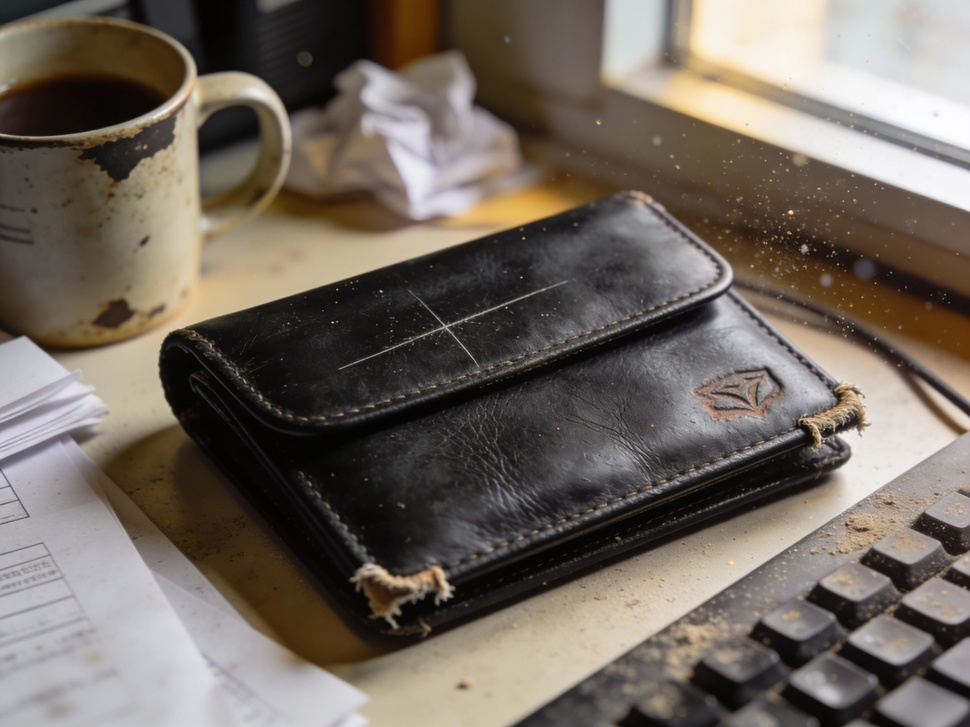
#> input picture test.jpg, 970 x 727 px, shrunk from 2304 x 1728 before the run
$ python -i ghost_signals.py   (imports and definitions only)   (older library calls are emulated)
#> lines starting #> are read from the running program, lines starting #| are printed output that depends on the picture; after the words box and inside, x2 and y2 are one past the last pixel; in counts of white or black regions, pixels touching at a corner belong together
#> further down, picture is the input picture: shape (727, 970, 3); mean B, G, R 95.4, 104.3, 113.1
import numpy as np
import cv2


def _shadow_mask_score(bgr: np.ndarray) -> dict:
    lab = cv2.cvtColor(bgr, cv2.COLOR_BGR2LAB)
#> lab: shape (727, 970, 3); mean of channels 0, 1, 2 110.2, 130.3, 134.4
    L, _, _ = cv2.split(lab)
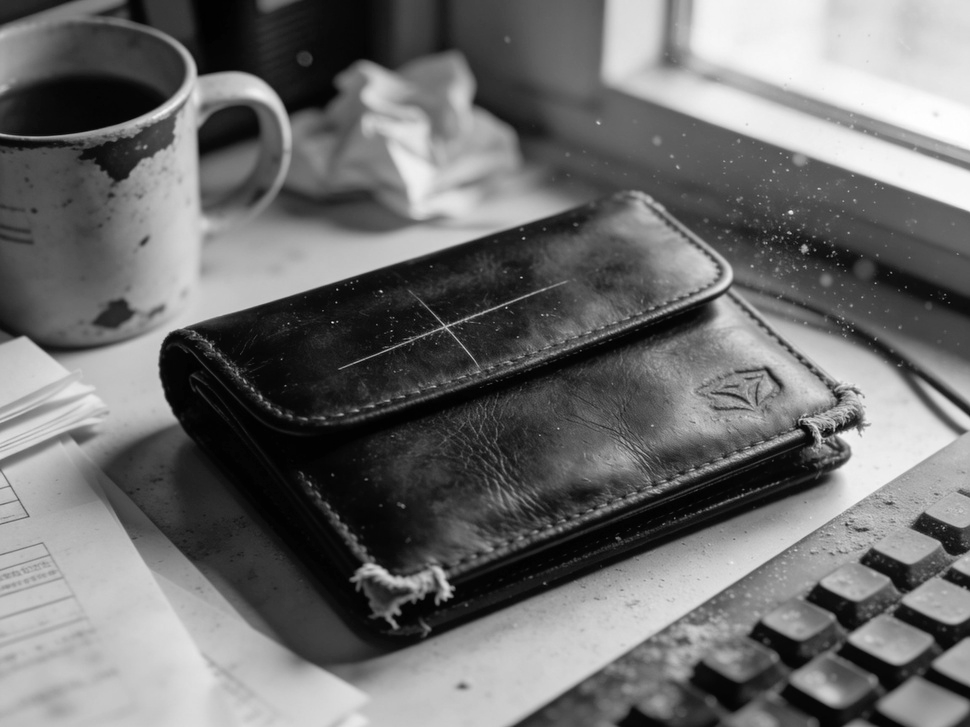
#> L: shape (727, 970); min 0, max 255, mean 110.2

    blur = cv2.GaussianBlur(L, (5, 5), 0)
    thr = cv2.adaptiveThreshold(
        blur,
        255,
        cv2.ADAPTIVE_THRESH_GAUSSIAN_C,
        cv2.THRESH_BINARY_INV,
        51,
        2,
    )
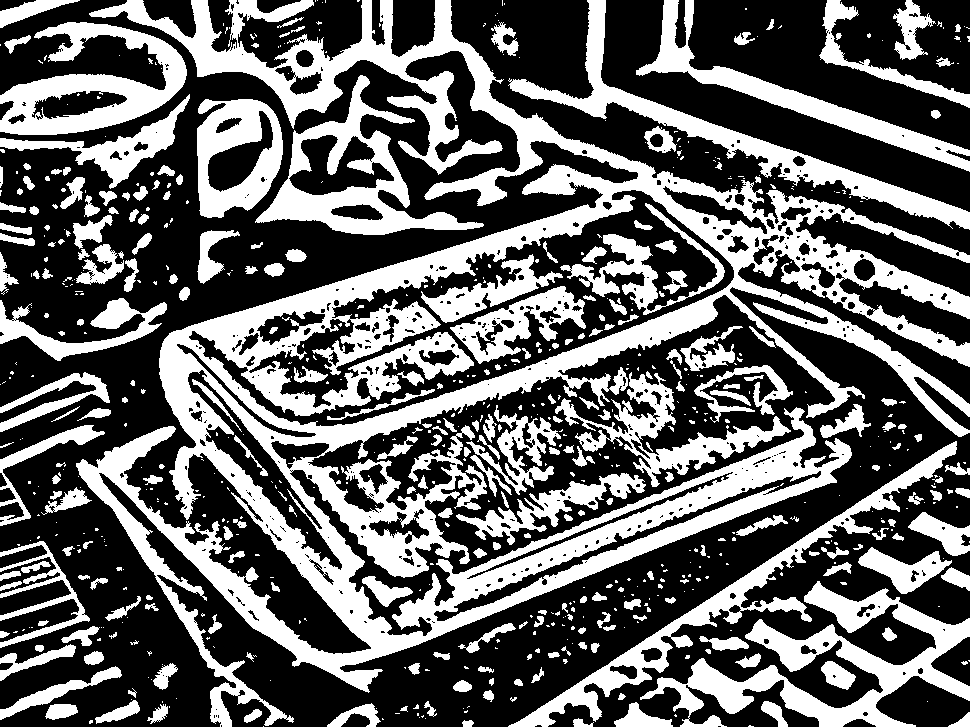
#> thr: shape (727, 970); 38.9% white; 704 white regions (438 under 20 px), largest, box (x1, y1, x2, y2) and area: (76, 0, 970, 727) 131541, (640, 581, 970, 727) 14299, (508, 0, 970, 230) 10206

    kernel = np.ones((5, 5), np.uint8)
    thr = cv2.morphologyEx(thr, cv2.MORPH_OPEN, kernel, iterations=1)
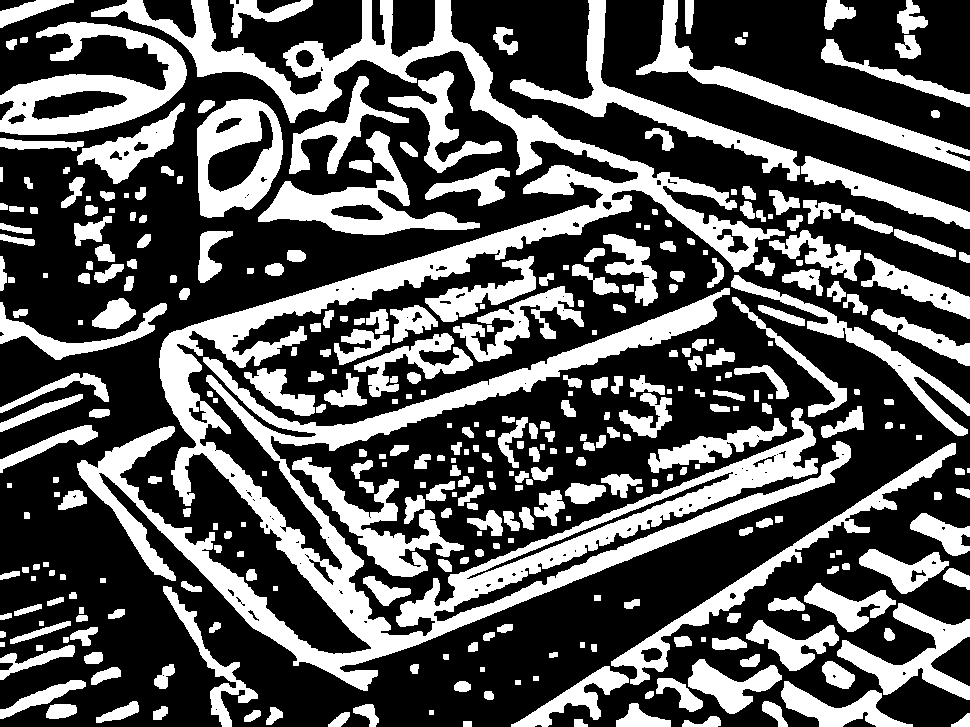
#> thr: shape (727, 970); 34.6% white; 349 white regions (1 under 20 px), largest, box (x1, y1, x2, y2) and area: (77, 0, 851, 691) 83121, (0, 22, 187, 135) 8830, (636, 0, 970, 171) 7093
    thr = cv2.morphologyEx(thr, cv2.MORPH_CLOSE, kernel, iterations=1)
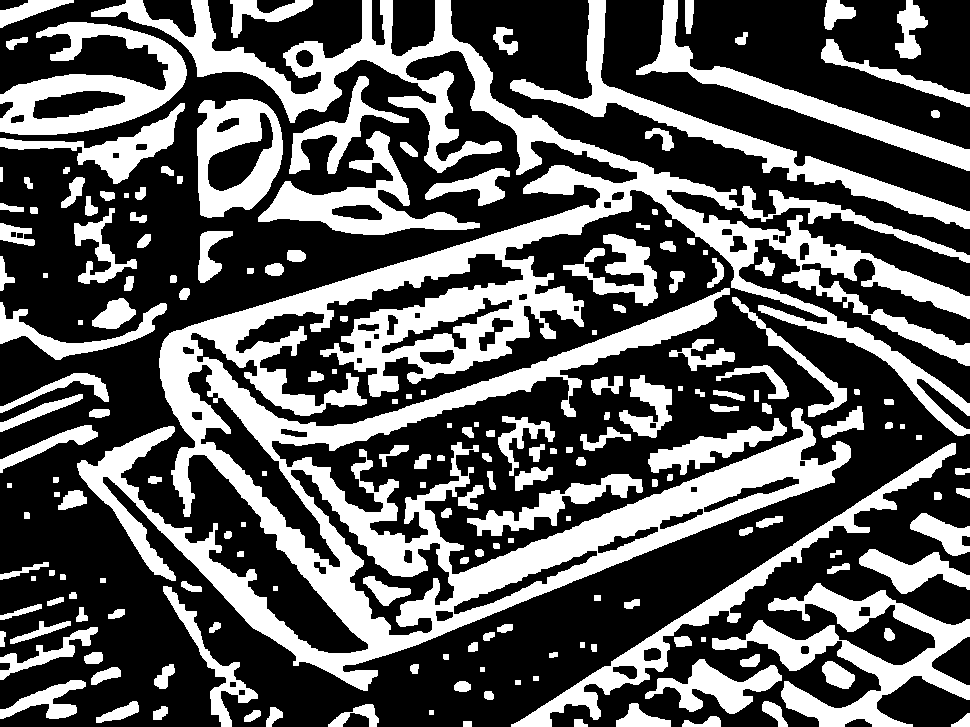
#> thr: shape (727, 970); 35.9% white; 193 white regions, largest, box (x1, y1, x2, y2) and area: (77, 0, 970, 691) 127239, (712, 583, 970, 727) 11747, (510, 0, 970, 229) 9889

    shadow_ratio = float(np.mean(thr > 0))
#> shadow_ratio = 0.359
    return {"shadow_ratio": shadow_ratio}


# [57 lines left out: functions _perspective_line_cues, _intensity_micro_patterns, ghost_signal_features_from_bytes, not called in this run]

>>> import cv2
>>> picture = cv2.imread('../test.jpg')
>>> result = _shadow_mask_score(picture)
#> result = {'shadow_ratio': 0.359}
